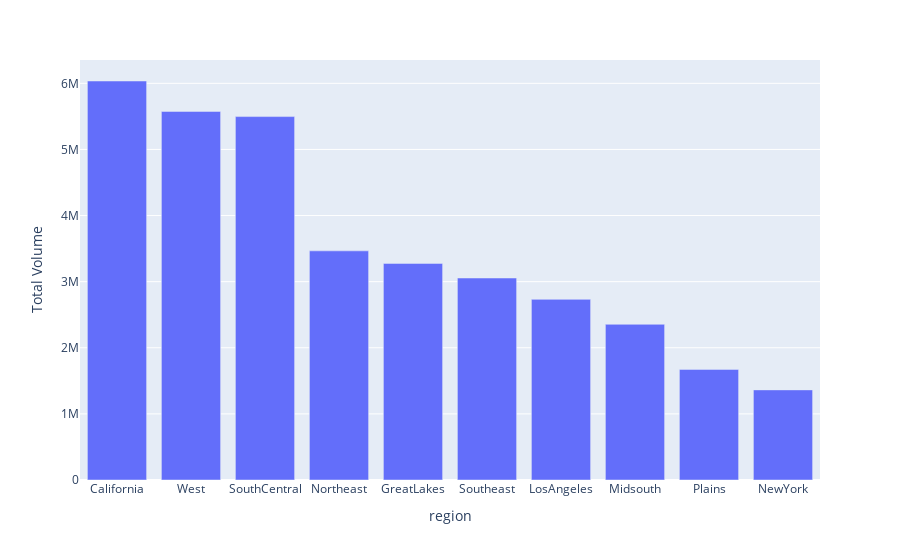

Notebook code for this chart:
### Code cell
# let's look a the 10 highest selling regions in The US on average.
px.bar(df_vol_top_10,df_vol_top_10.index,'Total Volume')

### Figure 1 — Plotly figure (JSON) as saved in the notebook; plotly's stock layout.template omitted (floating-point values rounded to 4 significant figures)
{"data": [{"alignmentgroup": "True", "hovertemplate": "region=%{x}<br>Total Volume=%{y}<extra></extra>", "legendgroup": "", "marker": {"color": "#636efa"}, "name": "", "offsetgroup": "", "orientation": "v", "showlegend": false, "textposition": "auto", "type": "bar", "x": ["California", "West", "SouthCentral", "Northeast", "GreatLakes", "Southeast", "LosAngeles", "Midsouth", "Plains", "NewYork"], "xaxis": "x", "y": [6035000.0, 5575000.0, 5497000.0, 3466000.0, 3276000.0, 3055000.0, 2732000.0, 2355000.0, 1673000.0, 1363000.0], "yaxis": "y"}], "layout": {"barmode": "relative", "legend": {"tracegroupgap": 0}, "margin": {"t": 60}, "xaxis": {"anchor": "y", "domain": [0, 1], "title": {"text": "region"}}, "yaxis": {"anchor": "x", "domain": [0, 1], "title": {"text": "Total Volume"}}}}
